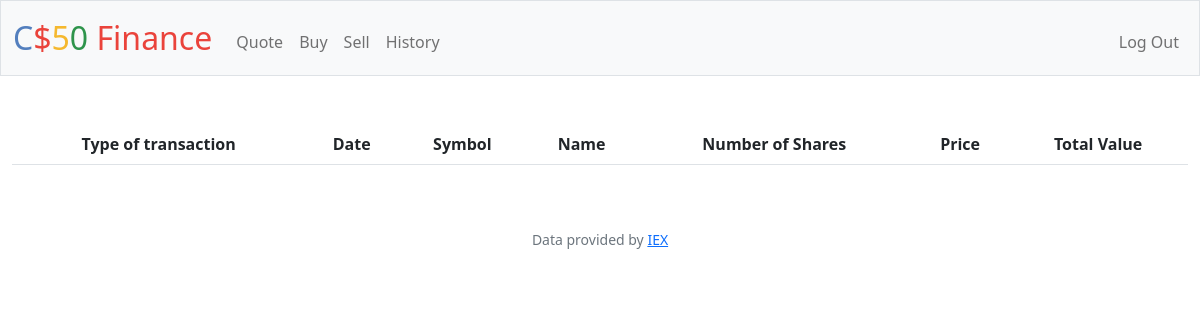
/history (signed in), run on an earlier commit of the app's database.
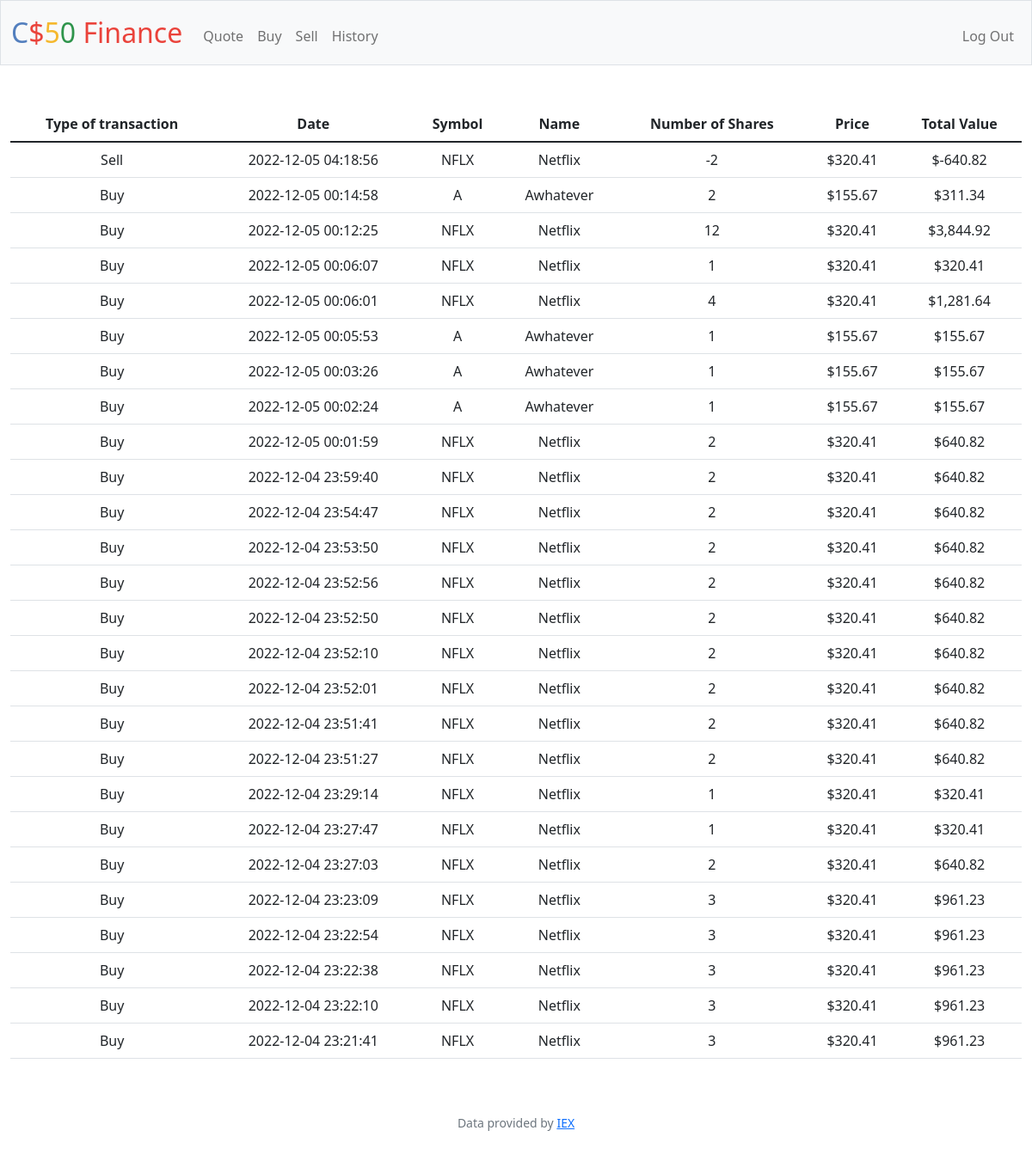
And on a later commit of the database.
### tables this page shows
CREATE TABLE transactions (id INTEGER PRIMARY KEY AUTOINCREMENT NOT NULL, user_id INTEGER NOT NULL, share_symbol TEXT NOT NULL, share_price NUMERIC NOT NULL, share_qty INTEGER NOT NULL, transaction_time DATETIME DEFAULT CURRENT_TIMESTAMP, FOREIGN KEY (user_id) REFERENCES users(id));

### app.py (the view)
@app.route("/history")
@login_required
def history():
    user = session["user_id"]
    """GET DATA FOR TABLE"""
    test = db.execute("SELECT * FROM transactions WHERE user_id = ? ORDER BY transaction_time DESC", user)
    history = []
    dictList = []
    keys = ["name", "time", "share", "qty", "type", "price", "total"]
    for i in range(len(test)):
        history.append(lookup(test[i]["share_symbol"])["name"])
        history.append(test[i]["transaction_time"])
        history.append(test[i]["share_symbol"])
        history.append(test[i]["share_qty"])
        if test[i]["share_qty"] < 0:
            history.append("Sell")
        else:
            history.append("Buy")
        history.append(usd(test[i]["share_price"]))
        history.append(usd(test[i]["share_qty"] * test[i]["share_price"]))
        dictList.append(dict(zip(keys, history)))
        history.clear()
    return render_template("history.html", test=dictList)

### app.py (called while the page is built)
@app.after_request
def after_request(response):
    response.headers["Cache-Control"] = "no-cache, no-store, must-revalidate"
    response.headers["Expires"] = 0
    response.headers["Pragma"] = "no-cache"
    return response

### helpers.py (called while the page is built)
def login_required(f):
    @wraps(f)
    def decorated_function(*args, **kwargs):
        if session.get("user_id") is None:
            return redirect("/login")
        return f(*args, **kwargs)
    return decorated_function

def lookup(symbol):
    if symbol == "NFLX":
        return {"name": "Netflix", "price": 28.00, "symbol": "AAAA"}
    if symbol == "A":
        return {"name": "Awhatever", "price": 3.27, "symbol": "BBBB"}
    if symbol == "CCCC":
        return {"name": "Test C", "price": 35.30, "symbol": "CCCC"}
    if symbol == "DDDD":
        return {"name": "Test D", "price": 0.28, "symbol": "DDDD"}
    return None

def usd(value):
    return f"${value:,.2f}"

### templates/history.html (shortened to what this page needs)
{% extends "layout.html" %}
{% block main %}
<table class="table">
    <thead>
        <tr>
            <th scope="col">Type of transaction</th>
            <th scope="col">Date</th>
            <th scope="col">Symbol</th>
            <th scope="col">Name</th>
            <th scope="col">Number of Shares</th>
            <th scope="col">Price</th>
            <th scope="col">Total Value</th>
        </tr>
    </thead>
    <tbody>
        {% for value in test %}
        <tr scope="raw">
            <td>{{ value.type }}</td>
            <td>{{ value.time }}</td>
            <td>{{ value.share }}</td>
            <td>{{ value.name }}</td>
            <td>{{ value.qty }}</td>
            <td>{{ value.price }}</td>
            <td>{{ value.total }}</td>
        </tr>
        {% endfor %}
    </tbody>
</table>
{% endblock %}

What changed in the data, as far as the page shows it:
added transactions: type "Sell", time "2022-12-05 04:18:56", share "NFLX", name "Netflix", qty "-2", price "$320.41", total "$-640.82"
added transactions: type "Buy", time "2022-12-05 00:14:58", share "A", name "Awhatever", qty "2", price "$155.67", total "$311.34"
added transactions: type "Buy", time "2022-12-05 00:12:25", share "NFLX", name "Netflix", qty "12", price "$320.41", total "$3,844.92"
added transactions: type "Buy", time "2022-12-05 00:06:07", share "NFLX", name "Netflix", qty "1", price "$320.41", total "$320.41"
added transactions: type "Buy", time "2022-12-05 00:06:01", share "NFLX", name "Netflix", qty "4", price "$320.41", total "$1,281.64"
added transactions: type "Buy", time "2022-12-05 00:05:53", share "A", name "Awhatever", qty "1", price "$155.67", total "$155.67"
added transactions: type "Buy", time "2022-12-05 00:03:26", share "A", name "Awhatever", qty "1", price "$155.67", total "$155.67"
added transactions: type "Buy", time "2022-12-05 00:02:24", share "A", name "Awhatever", qty "1", price "$155.67", total "$155.67"
added transactions: type "Buy", time "2022-12-05 00:01:59", share "NFLX", name "Netflix", qty "2", price "$320.41", total "$640.82"
added transactions: type "Buy", time "2022-12-04 23:59:40", share "NFLX", name "Netflix", qty "2", price "$320.41", total "$640.82"
added transactions: type "Buy", time "2022-12-04 23:54:47", share "NFLX", name "Netflix", qty "2", price "$320.41", total "$640.82"
added transactions: type "Buy", time "2022-12-04 23:53:50", share "NFLX", name "Netflix", qty "2", price "$320.41", total "$640.82"
added transactions: type "Buy", time "2022-12-04 23:52:56", share "NFLX", name "Netflix", qty "2", price "$320.41", total "$640.82"
added transactions: type "Buy", time "2022-12-04 23:52:50", share "NFLX", name "Netflix", qty "2", price "$320.41", total "$640.82"
added transactions: type "Buy", time "2022-12-04 23:52:10", share "NFLX", name "Netflix", qty "2", price "$320.41", total "$640.82"
added transactions: type "Buy", time "2022-12-04 23:52:01", share "NFLX", name "Netflix", qty "2", price "$320.41", total "$640.82"
added transactions: type "Buy", time "2022-12-04 23:51:41", share "NFLX", name "Netflix", qty "2", price "$320.41", total "$640.82"
added transactions: type "Buy", time "2022-12-04 23:51:27", share "NFLX", name "Netflix", qty "2", price "$320.41", total "$640.82"
added transactions: type "Buy", time "2022-12-04 23:29:14", share "NFLX", name "Netflix", qty "1", price "$320.41", total "$320.41"
added transactions: type "Buy", time "2022-12-04 23:27:47", share "NFLX", name "Netflix", qty "1", price "$320.41", total "$320.41"
added transactions: type "Buy", time "2022-12-04 23:27:03", share "NFLX", name "Netflix", qty "2", price "$320.41", total "$640.82"
added transactions: type "Buy", time "2022-12-04 23:23:09", share "NFLX", name "Netflix", qty "3", price "$320.41", total "$961.23"
added transactions: type "Buy", time "2022-12-04 23:22:54", share "NFLX", name "Netflix", qty "3", price "$320.41", total "$961.23"
added transactions: type "Buy", time "2022-12-04 23:22:38", share "NFLX", name "Netflix", qty "3", price "$320.41", total "$961.23"
added transactions: type "Buy", time "2022-12-04 23:22:10", share "NFLX", name "Netflix", qty "3", price "$320.41", total "$961.23"
added transactions: type "Buy", time "2022-12-04 23:21:41", share "NFLX", name "Netflix", qty "3", price "$320.41", total "$961.23"
